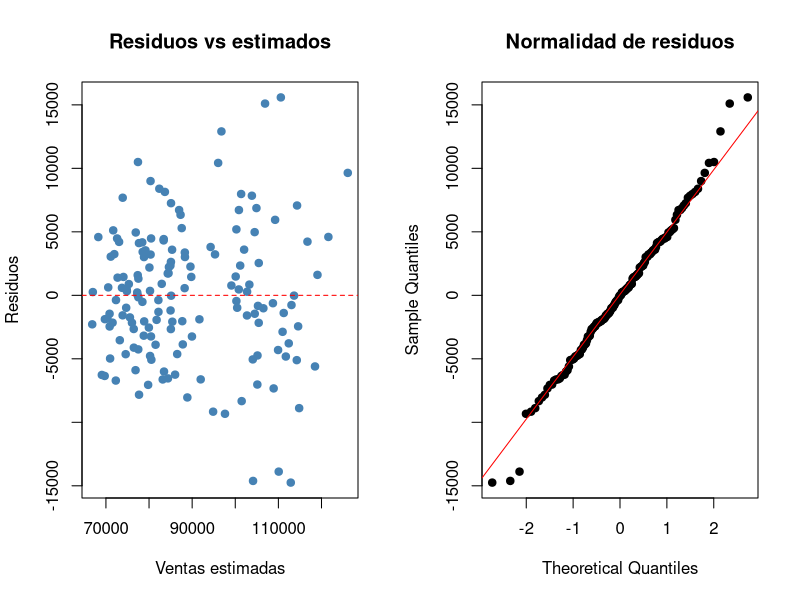

Write the R code that produced this figure.
# Ejecutar desde el proyecto RentCar-Marketing-Analytics en RStudio.
# Base simulada: los resultados no son evidencia causal real.
datos <- read.csv("data/RentCar_Dataset.csv")
# Los nombres originales del CSV se convierten a minusculas para evitar errores.
names(datos) <- tolower(names(datos))
stopifnot(all(c("ventas", "ordenes", "amazon_dsp", "search", "sponsored", "precio_promedio", "indice_demanda", "mes", "anio") %in% names(datos)))
dir.create("outputs", showWarnings = FALSE)
# COMPAÑERO 1 - COMMIT 3: diagnostico sencillo
m <- lm(ventas ~ amazon_dsp + search + sponsored + precio_promedio + indice_demanda + factor(mes) + anio, data = datos)
res <- residuals(m)
cat("Error medio absoluto:", round(mean(abs(res)), 2), "\n")
cat("Raiz del error cuadratico medio:", round(sqrt(mean(res^2)), 2), "\n")
cat("R2 ajustado:", round(summary(m)$adj.r.squared, 4), "\n")
png("outputs/09_Diagnostico_Residuos.png", width = 1000, height = 500)
par(mfrow = c(1, 2))
plot(fitted(m), res, main = "Residuos vs estimados", xlab = "Ventas estimadas", ylab = "Residuos", pch = 19, col = "steelblue")
abline(h = 0, lty = 2, col = "red")
qqnorm(res, main = "Normalidad de residuos", pch = 19)
qqline(res, col = "red")
par(mfrow = c(1, 1))
dev.off()
write.csv(data.frame(venta_estimada = fitted(m), residuo = res), "outputs/09_Residuos_Detalle.csv", row.names = FALSE)
cat("Revisar patrones, dispersion y desviaciones de la diagonal antes de confiar en inferencias.\n")
